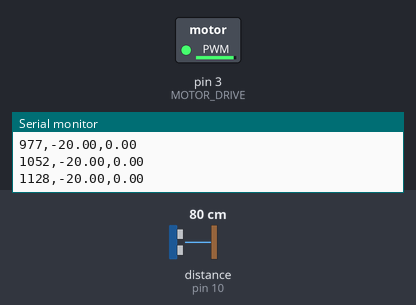
A sketch run on a simulated Arduino Uno, built with avr-gcc and run on an emulated ATmega328P. Parts: switched loads named in the sketch (green lamp = pin HIGH), the last lines printed to the serial monitor. The test bench sets the inputs (shaded band); at power-on: distance to the obstacle (sensor on pin 10) 80 cm. The echo pulse lasts 58.3 µs per cm; pins used as bus, display or sensor lines are not drawn.

Above: at 16.4 s.
16.5 s: distance to the obstacle (sensor on pin 10) set to 57 cm
At 17.7 s:
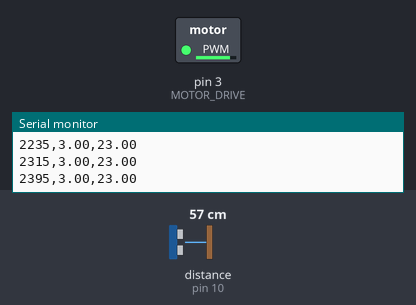
18.1 s: distance to the obstacle (sensor on pin 10) set to 51 cm
At 19.3 s:
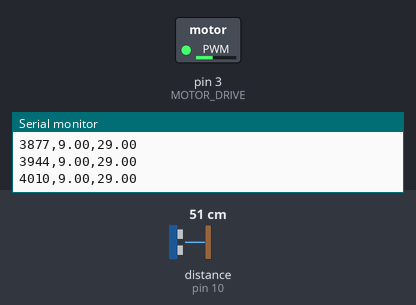
19.6 s: distance to the obstacle (sensor on pin 10) set to 60 cm
At 20.0 s:
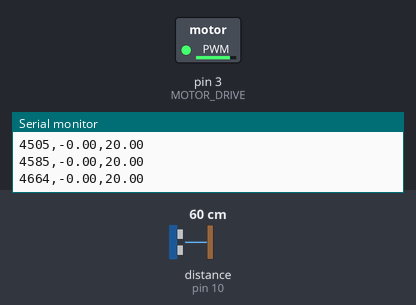
21.1 s: distance to the obstacle (sensor on pin 10) set to 2 cm
At 22.4 s:
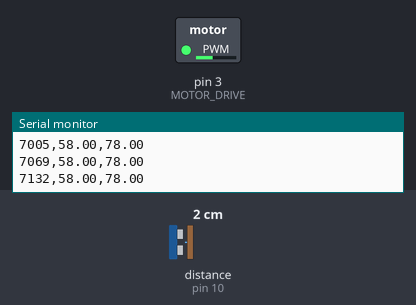
Timing chart, 0 to 23.6 s (numbered marks = the images above; inputs shaded):
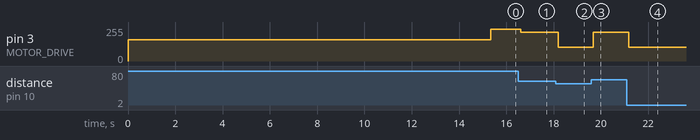

Measured:
- the behaviour switches between 55 and 54 cm on distance to the obstacle (sensor on pin 10) (found by bisection; images 1 and 2)
- after the input at 16.5 s, pin 3 (MOTOR_DRIVE): 240/255 → 216/255 after 0.12 s
- after the input at 18.1 s, pin 3 (MOTOR_DRIVE): 216/255 → 105/255 after 0.10 s
- after the input at 19.6 s, pin 3 (MOTOR_DRIVE): 105/255 → 216/255 after 0.08 s
- after the input at 21.1 s, pin 3 (MOTOR_DRIVE): 216/255 → 105/255 after 0.08 s

The sketch:

motor_control_FUZZY_3_mem.ino
```cpp
// Library inclusion
#include <Fuzzy.h>

#define MOTOR_DRIVE 3
#define TRIG_PIN 9
#define ECHO_PIN 10

#define CAL_COUNT 10
#define LOOP_TIME 20
#define PWM_STEADY 160
#define WAIT_TIME 5000

Fuzzy* control = new Fuzzy();

byte count = 0;
float error_in, motor_pwm;
float baseline_height = 0, height, duration;
const float setpoint = 20;
unsigned long starting_time;

void setup() {
  Serial.begin(9600);

  // Initialization of PINS
  pinMode(ECHO_PIN, INPUT);

  pinMode(TRIG_PIN, OUTPUT);
  pinMode(MOTOR_DRIVE, OUTPUT);

  analogWrite(MOTOR_DRIVE, PWM_STEADY);
  delay(10000);

  // Takes baseline height for true height calculation later
  delay(WAIT_TIME);
  do {
    baseline_height = init_baseline();
  } while (abs(baseline_height - readSensor()) > 1 );
  //  } while (false);

  /*
    DEFINITION AND INSTANTIATION OF FUZZY INPUT MEMBERSHIP FUNCTIONS
  */

  // Instantiating a fuzzy input object
  FuzzyInput *error = new FuzzyInput(1);

  // Error is negative
  FuzzySet *neg = new FuzzySet(-30, -30, -10, -5);
  error->addFuzzySet(neg);

  // Error is approximately zero
  FuzzySet *zero = new FuzzySet(-7.5, -2.5, 2.5, 7.5);
  error->addFuzzySet(zero);

  // Error is positive
  FuzzySet *pos = new FuzzySet(5, 10, 30, 30);
  error->addFuzzySet(pos);

  // point the control object to the fuzzy input membership functions
  control->addFuzzyInput(error);

  /*
    DEFINITION AND INSTANTIATION OF FUZZY OUTPUT MEMBERSHIP FUNCTIONS
  */

  // Instantiating a fuzzy output object
  FuzzyOutput *pwm = new FuzzyOutput(1);

  // Set fan to slow
  FuzzySet *slow = new FuzzySet(0, 0, 205, 215);
  pwm->addFuzzySet(slow);

  // Set fan to average
  FuzzySet *average = new FuzzySet(213, 215, 217, 221);
  pwm->addFuzzySet(average);

  // Set fan to fast
  FuzzySet *fast = new FuzzySet(217, 237, 255, 255);
  pwm->addFuzzySet(fast);

  // point the control object to the fuzzy output membership functions
  control->addFuzzyOutput(pwm);

  /*
        DEFINITION AND INSTANTIATION OF FUZZY RULESETS
  */

  // Rule 1

  // Antecedent - if error is negative
  FuzzyRuleAntecedent *ifErrorNeg = new FuzzyRuleAntecedent();
  ifErrorNeg->joinSingle(neg);

  // Consequent - set fan fast
  FuzzyRuleConsequent *thenPWMFast = new FuzzyRuleConsequent();
  thenPWMFast->addOutput(fast);

  // Rule - if error is negative set fan fast
  FuzzyRule *rule_1 = new FuzzyRule(1, ifErrorNeg, thenPWMFast);
  control->addFuzzyRule(rule_1);

  // Rule 2

  // Antecedent - if error is approximately zero
  FuzzyRuleAntecedent *ifErrorZero = new FuzzyRuleAntecedent();
  ifErrorZero->joinSingle(zero);
  // Consequent - set fan average
  FuzzyRuleConsequent *thenPWMAverage = new FuzzyRuleConsequent();
  thenPWMAverage->addOutput(average);
  // Rule - if error is approximately zero set fan average
  FuzzyRule *rule_2 = new FuzzyRule(2, ifErrorZero, thenPWMAverage);
  control->addFuzzyRule(rule_2);

  // Rule 3

  // Antecedent - if error is positive
  FuzzyRuleAntecedent *ifErrorPos = new FuzzyRuleAntecedent();
  ifErrorPos->joinSingle(pos);
  // Consequent - set fan slow
  FuzzyRuleConsequent *thenPWMSlow = new FuzzyRuleConsequent();
  thenPWMSlow->addOutput(slow);
  // Rule - if error is approximately zero set fan average
  FuzzyRule *rule_3 = new FuzzyRule(3, ifErrorPos, thenPWMSlow);
  control->addFuzzyRule(rule_3);


  starting_time = millis();
}

void loop() {
  height = (baseline_height - readSensor());
  error_in = height - setpoint;
  control->setInput(1, error_in);
  control->fuzzify();
  motor_pwm = control->defuzzify(1);
  analogWrite(MOTOR_DRIVE, motor_pwm);
  Serial.println((String)(millis() - starting_time) + "," + error_in + "," + height); // Used for data_logging
  //    if (count == 0) {
  //      Serial.println((String)"HEIGHT:\t" + height); // Used for data_logging
  //      count = 0;
  //    }
  //    else{
  //      count++;
  //    }
  delayMicroseconds(LOOP_TIME);
}

double init_baseline() {
  double cal_height = 0;
  Serial.println("Wait...");
  Serial.println("Calibrating...");
  for (byte cal = 0; cal < CAL_COUNT; cal++) {
    cal_height += readSensor();
    delay(LOOP_TIME);
  }
  Serial.println("Done!");

  return (cal_height / CAL_COUNT);
}

double readSensor() {
  digitalWrite(TRIG_PIN, LOW);
  delayMicroseconds(2);
  digitalWrite(TRIG_PIN, HIGH);
  delayMicroseconds(10);
  digitalWrite(TRIG_PIN, LOW);
  duration = pulseIn(ECHO_PIN, HIGH);
  return ((duration *  .0343) / 2);
}
```
